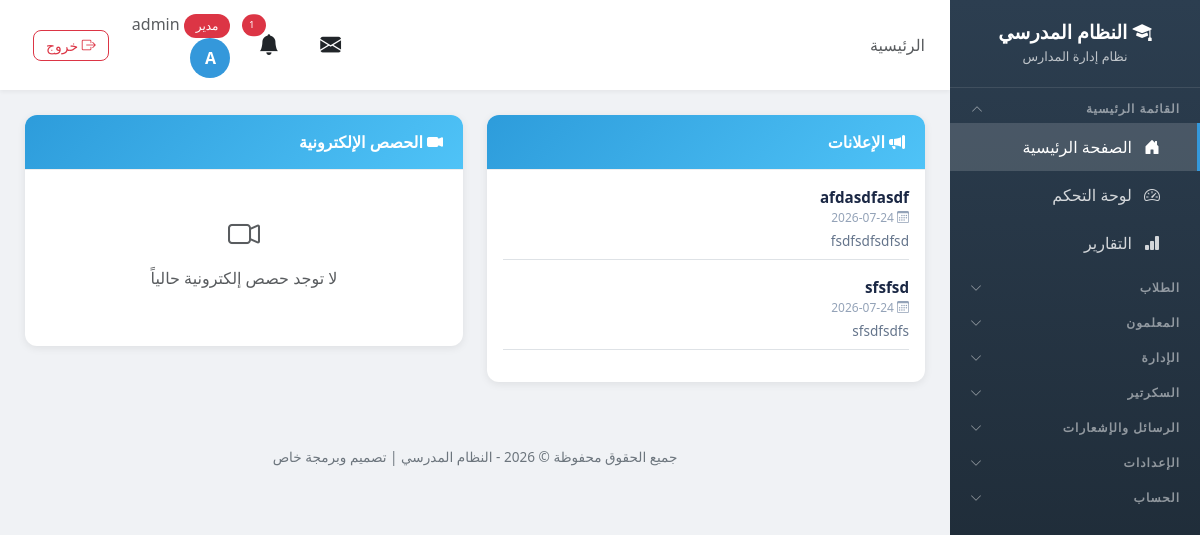
The app's page / (signed in) with its own data.
### school/models.py (models this page shows, shortened)
class Profile(models.Model):
    ROLE_CHOICES = [
        ('admin', 'مدير'),
        ('vice_principal', 'نائب مدير'),
        ('secretary', 'سكرتير'),
        ('teacher', 'معلم'),
        ('student', 'طالب'),
    ]
    user = models.OneToOneField(User, on_delete=models.CASCADE, related_name='profile')
    role = models.CharField('الدور', max_length=20, choices=ROLE_CHOICES, default='student')
    phone = models.CharField('رقم الهاتف', max_length=20, blank=True)

class Announcement(models.Model):
    title = models.CharField('العنوان', max_length=200)
    content = models.TextField('المحتوى')
    created_by = models.ForeignKey(User, on_delete=models.SET_NULL, null=True, verbose_name='الناشر')
    created_at = models.DateTimeField('تاريخ النشر', auto_now_add=True)
    is_active = models.BooleanField('نشط', default=True)
    class Meta:
        verbose_name = 'إعلان'
        verbose_name_plural = 'الإعلانات'
        ordering = ['-created_at']

### school/views.py (the view)
# urls.py: path('', views.home, name='home'),
def home(request):
    from datetime import datetime, timedelta
    announcements = Announcement.objects.filter(is_active=True)[:5]
    lesson_links = LessonLink.objects.filter(is_active=True)[:10]
    now = datetime.now()
    now_ago = now - timedelta(hours=1)
    school_info = SchoolInfo.objects.first()
    return render(request, 'school/home.html', {
        'announcements': announcements,
        'lesson_links': lesson_links,
        'now': now,
        'now_ago': now_ago,
        'school_info': school_info,
    })

### school/models.py (called while the page is built, shortened)
def has_perm(user, module, action):
    if user.profile.role == 'admin':
        return True

### school/services.py (called while the page is built, shortened)
def send_visit_reminders():
    try:
        tomorrow = date.today() + timedelta(days=1)
        due = VisitProgram.objects.filter(visit_date=tomorrow, reminder_sent=False).select_related('teacher')
        if not due.exists():
            return
    except Exception as e:
        logger.error(f'خطأ في إرسال تذكيرات الزيارات: {e}')

### templates/school/home.html (shortened to what this page needs)
{% extends 'school/base.html' %}
{% block page_heading %}الرئيسية{% endblock %}
{% block content %}
{% if user.is_authenticated %}
<div class="row g-4">
    <div class="col-lg-6">
        <div class="card">
            <div class="card-header" style="background: linear-gradient(135deg, #2d9cdb, #4fc3f7); color: #fff;">
                <i class="bi bi-megaphone-fill"></i> الإعلانات
            </div>
            <div class="card-body p-3">
                {% if announcements %}
                    {% for a in announcements %}
                    <div class="mb-3 pb-2 border-bottom">
                        <div style="font-weight: 600; font-size: 0.95rem; color: #1a2744;">{{ a.title }}</div>
                        <div style="font-size: 0.75rem; color: #94a3b8;"><i class="bi bi-calendar3"></i> {{ a.created_at|date:"Y-m-d" }}</div>
                        <div style="font-size: 0.85rem; color: #64748b; margin-top: 4px;">{{ a.content|truncatewords:25 }}</div>
                    </div>
                    {% endfor %}
                {% else %}
                <div class="text-center py-4 text-muted">
                    <i class="bi bi-megaphone" style="font-size: 2rem;"></i>
                    <p class="mt-2">لا توجد إعلانات حالياً</p>
                </div>
                {% endif %}
            </div>
        </div>
    </div>
    <div class="col-lg-6">
        <div class="card">
            <div class="card-header" style="background: linear-gradient(135deg, #2d9cdb, #4fc3f7); color: #fff;">
                <i class="bi bi-camera-video-fill"></i> الحصص الإلكترونية
            </div>
            <div class="card-body p-3">
                {% if lesson_links %}
                    {% for link in lesson_links %}
                    <a href="{{ link.url }}" target="_blank" class="text-decoration-none" style="display: flex; align-items: center; padding: 10px 0; border-bottom: 1px solid #f0f4f8; color: inherit;">
                        <div style="width: 42px; height: 42px; background: linear-gradient(135deg, #2d9cdb, #4fc3f7); color: #fff; border-radius: 10px; display: flex; align-items: center; justify-content: center; margin-left: 14px; flex-shrink: 0;">
                            <i class="bi bi-play-fill"></i>
                        </div>
                        <div style="flex: 1;">
                            <div style="font-weight: 600; font-size: 0.9rem; color: #1a2744;">{{ link.title }}
                                {% if link.lesson_datetime and link.lesson_datetime <= now and link.lesson_datetime >= now_ago %}<span style="background: #10b981; color: #fff; font-size: 0.6rem; padding: 2px 8px; border-radius: 10px; margin-right: 5px;">مباشر</span>{% endif %}
                            </div>
                            {% if link.lesson_datetime %}
                            <div style="font-size: 0.75rem; color: #94a3b8;"><i class="bi bi-clock"></i> {{ link.lesson_datetime|date:"Y-m-d H:i" }}</div>
                            {% endif %}
                        </div>
                        <div style="color: #2d9cdb; font-size: 1.2rem;"><i class="bi bi-chevron-left"></i></div>
                    </a>
                    {% endfor %}
                {% else %}
                <div class="text-center py-4 text-muted">
                    <i class="bi bi-camera-video" style="font-size: 2rem;"></i>
                    <p class="mt-2">لا توجد حصص إلكترونية حالياً</p>
                </div>
                {% endif %}
            </div>
        </div>
    </div>
</div>
{% endif %}
{% endblock %}

### templates/school/base.html (shortened to what this page needs)
<!DOCTYPE html>
<html lang="ar" dir="rtl">
<head>
    <link href="https://cdn.jsdelivr.net/npm/bootstrap@5.3.0/dist/css/bootstrap.min.css" rel="stylesheet">
    <link href="https://cdn.jsdelivr.net/npm/bootstrap@5.3.0/dist/css/bootstrap.rtl.min.css" rel="stylesheet">
    <link rel="stylesheet" href="https://cdn.jsdelivr.net/npm/bootstrap-icons@1.11.0/font/bootstrap-icons.css">
    <link href="https://cdn.jsdelivr.net/npm/select2@4.1.0-rc.0/dist/css/select2.min.css" rel="stylesheet" />
    <link href="https://cdn.jsdelivr.net/npm/select2-bootstrap-5-theme@1.3.0/dist/select2-bootstrap-5-theme.rtl.min.css" rel="stylesheet" />
    <link rel="stylesheet" href="https://unpkg.com/leaflet@1.9.4/dist/leaflet.css" />
</head>
<body>
    {% if user.is_authenticated %}
    <div class="sidebar" id="sidebar">
        <div class="brand">
            <h4><i class="bi bi-mortarboard-fill"></i> النظام المدرسي</h4>
            <small>نظام إدارة المدارس</small>
        </div>
        {% if user.is_authenticated %}
        <button class="nav-section nav-toggle" type="button" data-target="collapse-main" aria-expanded="false">
            <span>القائمة الرئيسية</span><i class="bi bi-chevron-down"></i>
        </button>
        <div class="nav-collapse" id="collapse-main">
        <a href="{% url 'home' %}" class="nav-link {% if request.resolver_match.url_name == 'home' %}active{% endif %}">
            <i class="bi bi-house-door-fill"></i> الصفحة الرئيسية
        </a>
        <a href="{% url 'dashboard' %}" class="nav-link {% if request.resolver_match.url_name == 'dashboard' %}active{% endif %}">
            <i class="bi bi-speedometer2"></i> لوحة التحكم
        </a>
        {% if 'reports_view' in user_perms %}
        <a href="{% url 'reports' %}" class="nav-link {% if request.resolver_match.url_name == 'reports' or 'report' in request.resolver_match.url_name %}active{% endif %}">
            <i class="bi bi-bar-chart-fill"></i> التقارير
        </a>
        {% endif %}
        </div>
        {% if 'students_view' in user_perms or 'students_add' in user_perms or 'notes_view' in user_perms or 'levels_view' in user_perms %}
        <button class="nav-section nav-toggle" type="button" data-target="collapse-students" aria-expanded="false">
            <span>الطلاب</span><i class="bi bi-chevron-down"></i>
        </button>
        {% endif %}
        {% if 'teachers_view' in user_perms or 'teachers_add' in user_perms or 'nominations_view' in user_perms or 'guardians_view' in user_perms %}
        <button class="nav-section nav-toggle" type="button" data-target="collapse-teachers" aria-expanded="false">
            <span>المعلمون</span><i class="bi bi-chevron-down"></i>
        </button>
        {% endif %}
        {% if 'classes_view' in user_perms or 'subjects_view' in user_perms or 'announcements_view' in user_perms or 'agenda_view' in user_perms or 'leaves_view' in user_perms or 'lateness_view' in user_perms or 'meetings_view' in user_perms or 'supervisor_visits_view' in user_perms or 'inspection_visits_view' in user_perms or 'visit_program_view' in user_perms or 'absence_view' in user_perms or 'schedule_view' in user_perms or 'certificates_view' in user_perms or 'exams_view' in user_perms or 'survey_view' in user_perms %}
        <button class="nav-section nav-toggle" type="button" data-target="collapse-admin" aria-expanded="false">
            <span>الإدارة</span><i class="bi bi-chevron-down"></i>
        </button>
        {% endif %}
        {% if 'incoming_view' in user_perms or 'outgoing_view' in user_perms %}
        <button class="nav-section nav-toggle" type="button" data-target="collapse-secretary" aria-expanded="false">
            <span>السكرتير</span><i class="bi bi-chevron-down"></i>
        </button>
        {% endif %}
        {% if 'messages_view' in user_perms or 'messages_send' in user_perms %}
        <button class="nav-section nav-toggle" type="button" data-target="collapse-messages" aria-expanded="false">
            <span>الرسائل والإشعارات</span><i class="bi bi-chevron-down"></i>
        </button>
        {% endif %}
        {% if 'settings_accounts' in user_perms or 'settings_whatsapp' in user_perms or 'settings_links' in user_perms or user.profile.role == 'admin' %}
        <button class="nav-section nav-toggle" type="button" data-target="collapse-settings" aria-expanded="false">
            <span>الإعدادات</span><i class="bi bi-chevron-down"></i>
        </button>
        {% endif %}
        <button class="nav-section nav-toggle" type="button" data-target="collapse-account" aria-expanded="false">
            <span>الحساب</span><i class="bi bi-chevron-down"></i>
        </button>
        {% endif %}
    </div>
    <div class="main-content">
        <div class="top-bar">
            <div>
                <span class="d-none d-md-inline text-muted">{% block page_heading %}{% endblock %}</span>
            </div>
            <div class="user-info">
                <div class="dropdown d-inline-block mx-2" id="messageBell">
                    <button class="btn btn-link text-reset position-relative p-1" type="button" data-bs-toggle="dropdown" aria-expanded="false" style="font-size: 1.3rem;">
                        <i class="bi bi-envelope-fill"></i>
                    </button>
                </div>
                <div class="dropdown d-inline-block mx-2" id="notificationBell">
                    <button class="btn btn-link text-reset position-relative p-1" type="button" data-bs-toggle="dropdown" aria-expanded="false" style="font-size: 1.3rem;">
                        <i class="bi bi-bell-fill"></i>
                        {% if unread_notifications_count > 0 %}
                        <span class="position-absolute top-0 start-100 translate-middle badge rounded-pill bg-danger" style="font-size: 0.6rem;">
                            {{ unread_notifications_count }}
                        </span>
                        {% endif %}
                    </button>
                </div>
                <a href="{% url 'my_account' %}" class="text-decoration-none text-reset">
                    <span class="text-muted d-none d-sm-inline">
                        <span class="badge bg-{% if user.profile.role == 'admin' %}danger{% elif user.profile.role == 'teacher' %}success{% else %}info{% endif %}">
                            {{ user.profile.get_role_display }}
                        </span>
                        {{ user.first_name|default:user.username }}
                    </span>
                    <div class="avatar">{{ user.first_name|first|default:user.username|first|upper }}</div>
                </a>
                <a href="{% url 'logout' %}" class="btn btn-sm btn-outline-danger ms-2" title="تسجيل الخروج">
                    <i class="bi bi-box-arrow-right"></i> <span class="d-none d-sm-inline">خروج</span>
                </a>
            </div>
        </div>
        <div class="page-content">
            {% block content %}{% endblock %}
        </div>
        <div class="footer no-print">
            <p>جميع الحقوق محفوظة &copy; {% now "Y" %} - النظام المدرسي | تصميم وبرمجة خاص</p>
        </div>
    </div>
    {% endif %}
</body>
</html>

### templates/school/base.html (style rules this page uses)
:root { --primary-color: #2c3e50; --secondary-color: #3498db; --accent-color: #e74c3c; --success-color: #27ae60; --warning-color: #f39c12; --info-color: #17a2b8; --sidebar-width: 250px; }
body { font-family: 'Segoe UI', Tahoma, sans-serif; background-color: #f0f2f5; overflow-x: hidden; }
.sidebar { position: fixed; top: 0; right: 0; height: 100vh; width: var(--sidebar-width); background: linear-gradient(180deg, var(--primary-color) 0%, #1a252f 100%); color: #fff; z-index: 1000; transition: all 0.3s ease; overflow-y: auto; }
.sidebar .brand { padding: 20px 15px; text-align: center; border-bottom: 1px solid rgba(255,255,255,0.1); }
.sidebar .brand h4 { margin: 0; font-weight: 700; font-size: 1.2rem; }
.sidebar .brand small { color: rgba(255,255,255,0.7); font-size: 0.8rem; }
.sidebar .nav-link { color: rgba(255,255,255,0.8); padding: 12px 20px; border-right: 3px solid transparent; transition: all 0.2s ease; display: flex; align-items: center; gap: 10px; }
.sidebar .nav-link.active { background: rgba(255,255,255,0.15); color: #fff; border-right-color: var(--secondary-color); }
.sidebar .nav-link i { width: 20px; text-align: center; }
.sidebar .nav-section { padding: 15px 20px 5px; font-size: 0.7rem; text-transform: uppercase; color: rgba(255,255,255,0.4); letter-spacing: 1px; }
.sidebar .nav-toggle { display: flex; justify-content: space-between; align-items: center; width: 100%; background: none; border: none; padding: 12px 20px 5px; cursor: pointer; text-align: right; font-size: 0.75rem; font-weight: 700; letter-spacing: 1px; color: rgba(255,255,255,0.5); transition: color 0.2s ease; }
.sidebar .nav-toggle .bi-chevron-down { transition: transform 0.3s ease; }
.sidebar .nav-toggle.open .bi-chevron-down { transform: rotate(180deg); }
.sidebar .nav-collapse { display: none; }
.sidebar .nav-collapse .nav-link { padding-right: 35px; }
.main-content { margin-right: var(--sidebar-width); min-height: 100vh; transition: all 0.3s ease; }
.top-bar { background: #fff; padding: 12px 25px; box-shadow: 0 2px 4px rgba(0,0,0,0.05); display: flex; justify-content: space-between; align-items: center; position: sticky; top: 0; z-index: 999; }
.top-bar .user-info { display: flex; align-items: center; gap: 15px; }
.top-bar .user-info .avatar { width: 40px; height: 40px; border-radius: 50%; background: var(--secondary-color); color: #fff; display: flex; align-items: center; justify-content: center; font-weight: bold; }
.page-content { padding: 25px; }
.card { border: none; border-radius: 12px; box-shadow: 0 2px 8px rgba(0,0,0,0.08); transition: all 0.3s ease; margin-bottom: 20px; }
.card-header { background: #fff; border-bottom: 1px solid #eee; padding: 15px 20px; font-weight: 600; border-radius: 12px 12px 0 0 !important; }
.btn { border-radius: 8px; font-weight: 500; padding: 8px 20px; }
.btn-sm { padding: 4px 12px; }
.badge { padding: 6px 12px; border-radius: 20px; font-weight: 500; }
.footer { text-align: center; padding: 20px; color: #6c757d; font-size: 0.85rem; }

### records on screen
Announcement: title "afdasdfasdf", created_at "2026-07-24", content "fsdfsdfsdfsd"
Announcement: title "sfsfsd", created_at "2026-07-24", content "sfsdfsdfs"

### other values on screen
{{ unread_notifications_count }} "1"
{{ user.profile.get_role_display }} "مدير"
{{ user.first_name|default:user.username }} "admin"
{{ user.first_name|first|default:user.username|first|upper }} "A"
